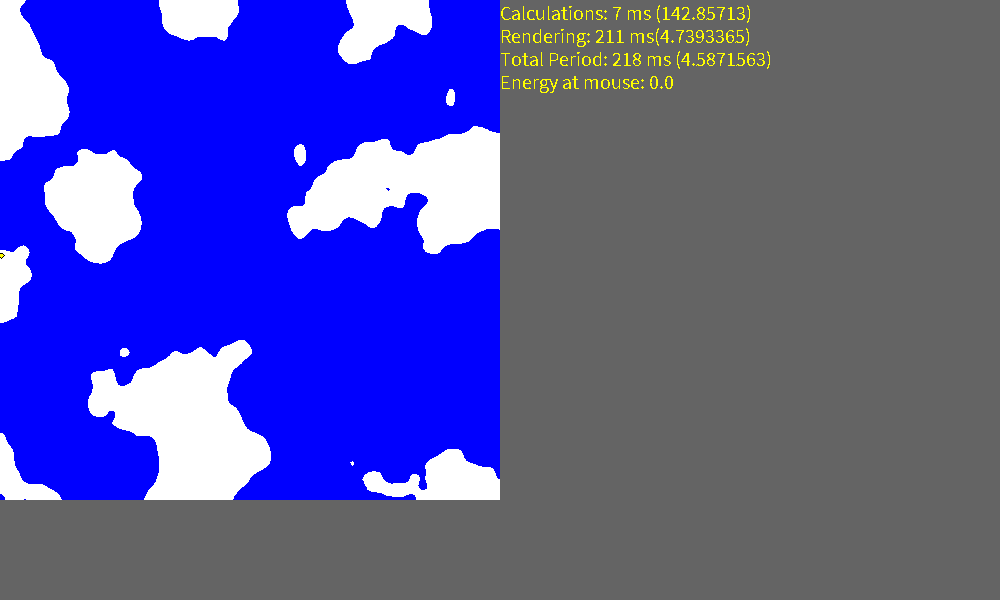
Frame 1 (no input)
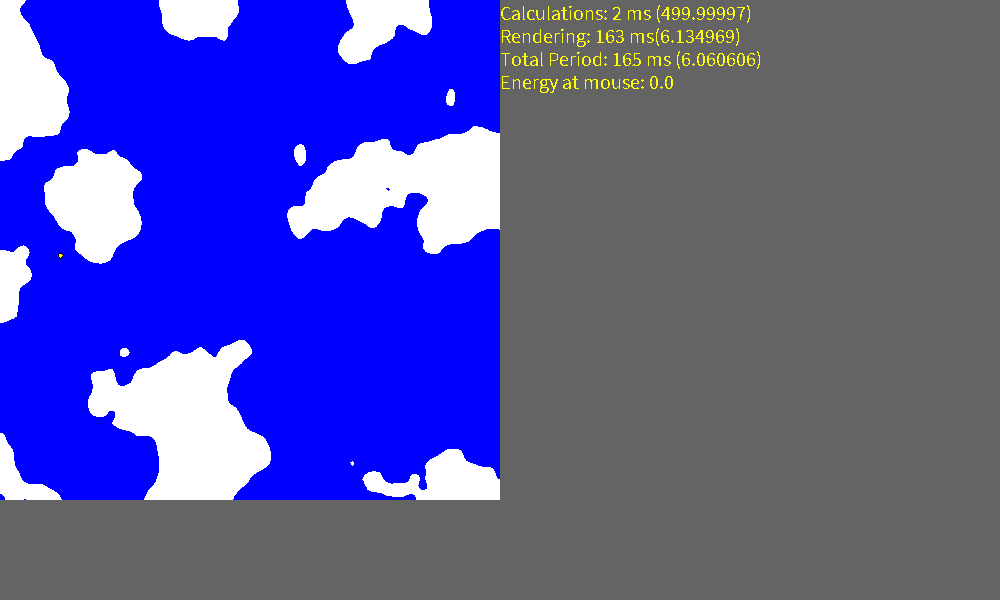
Frame 60 (the mouse pressed at the canvas centre just before this capture)
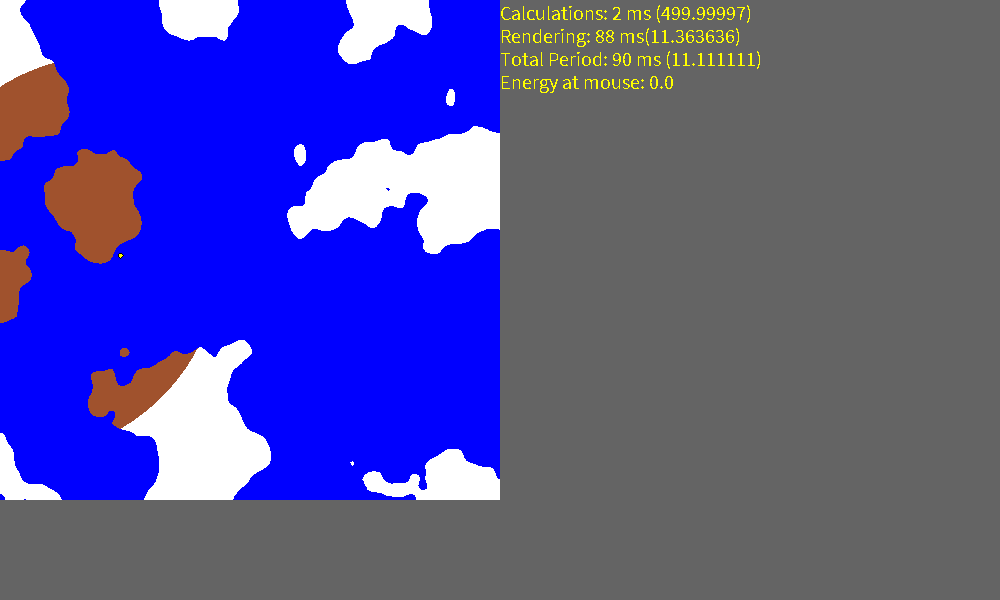
Frame 120 (the mouse held since frame 60 and released just before this capture)

The Processing sketch that drew these frames (run headless with seeded random() and noise(); from frame 60 on, the mouse is pressed at the canvas centre):

// Processing sketch: Sapiens
// ── Sapiens.pde
World world = new World(500);

void setup() {
  size(1000, 600);
  textSize(20);
  noSmooth();
}

void draw() {
  background(100);
  
  long t0 = millis();
  
  world.update();
  
  long dtc = millis() - t0;
  t0 = millis();
  
  world.draw();
  
  long dtr = millis() - t0;
  
  int mex = (mouseX < 500)? mouseX : 499;
  int mey = (mouseY < 500)? mouseY : 499;
  
  String output = "Calculations: " + dtc + " ms (" + 1f/(dtc/1000f) + ")\n" + 
  "Rendering: " + dtr + " ms(" + 1f/(dtr/1000f) + ")\n" + 
  "Total Period: " + (dtc + dtr) + " ms (" + 1f/((dtr + dtc)/1000f) + ")\n" +
  "Energy at mouse: " + world.cells[mex][mey].energy;
  text(output, 500, 20);
 
}
// ── Cell.pde
class Cell {
  public int x;
  public int y;
  public float energy;
  public int type; // 0 -> Water, 1 -> Earth
  public World world;
  
  public Cell(int x, int y, World world, int type) {
    this.x = x;
    this.y = y;
    this.world = world;
    this.energy = 0;
    this.type = type;
  }
  
  public void update(Sun sun) {
    energy += sun.getEnergy(x, y);
    energy = (energy > 0)? energy - 1 : 0;
  }
  
  public void draw() {
    int offsetX = 0;
    int offsetY = 0;
    
    switch (type) {
      case earth:
        if (energy > 200) brown();
        else white();
        break;
      
      case water:
        blue();
        break;
        
      default: 
        black();
    }
    
    point(x + offsetX, y + offsetY);
  }
  
  public void drawEnergy() {
    int offsetX = 0;
    int offsetY = 0;
    
    int c = int(map(energy, 0, 200, 0, 255));
    stroke(c, c, 0);
    point(x + offsetX, y + offsetY);
  }
}

void brown() {
  stroke(160,82,45);
}

void white() {
  stroke(255);
}

void blue() {
  stroke(0, 0, 255);
}

void black() {
  stroke(0);
}

final int water = 0;
final int earth = 1;
// ── Creature.pde
class Creature {
  public int energy;
}
// ── Sun.pde
class Sun {
  public int x = 0;
  public int y = 0;
  
  public Sun(int x, int y) {
    this.x = x;
    this.y = y;
  }
  
  public float getEnergy(int sx, int sy) {
    float distance = sqrt((x - sx) * (x - sx) + (y - sy) * (y - sy));
    float multiplier = 3;
    
    return (distance < 200)? multiplier : 0;
  }
}
// ── World.pde
class World {
  public int size;
  public Cell[][] cells;
  public Sun sun;
  
  public World(int size) {
    // Initialise World
    this.size = size;
    cells = new Cell[size][size];
    
    for (int x = 0; x < size; x++) {
      for (int y = 0; y < size; y++) {
        float elevation = noise(x / 100f, y / 100f);
        int type = elevation > 0.5? earth : water;
        
        cells[x][y] = new Cell(x, y, world, type);
      }
    }
    
    // Initialise Sun
    sun = new Sun(0, 255);
  }
  
  public void update() {
    sun.x = (sun.x > 500)? 0 : sun.x + 1;
    
    for (int x = 0; x < size; x++) {
      for (int y = 0; y < size; y++) {
        cells[x][y].update(sun);
      }
    }
  }
  
  public void draw() {
    for (int x = 0; x < size; x++) {
      for (int y = 0; y < size; y++) {
        cells[x][y].draw();
      }
    }
    
    stroke(0);
    fill(255, 255, 0);
    ellipse(sun.x, sun.y, 5, 5);
  }
  
  public void drawEnergy() {
    for (int x = 0; x < size; x++) {
      for (int y = 0; y < size; y++) {
        cells[x][y].drawEnergy();
      }
    }
  }
}
